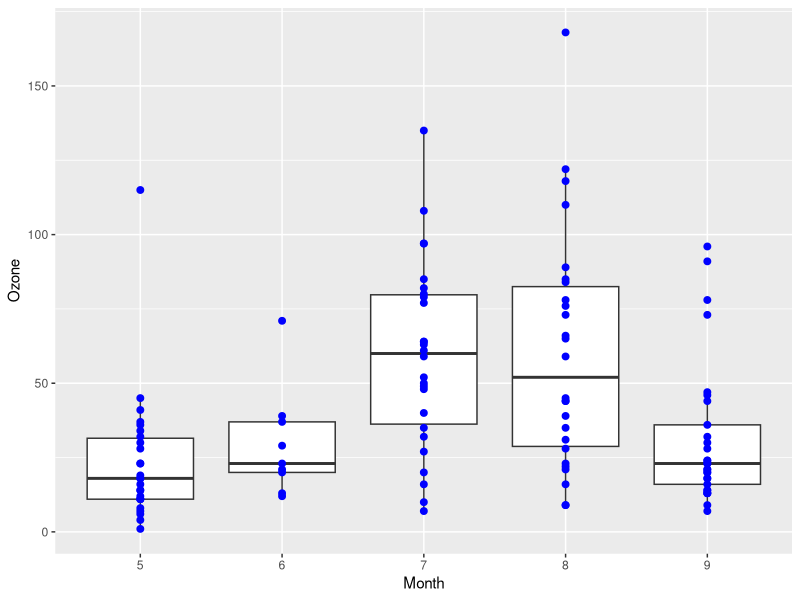

Generate this figure with R: (Note: this script raises an error after producing the figure.)
## ---- chunk 1
knitr::opts_chunk$set(echo = TRUE)
## ---- chunk 2
library(ggplot2)
g <- ggplot(data = airquality, aes(x = factor(Month),y = Ozone)) + geom_boxplot(outlier.colour = "red") + geom_point(colour="blue", size=2) + xlab("Month")
g
## ---- chunk 3
library(ggplot2)
a <- airquality %>% select(Ozone,Month) %>% group_by(Month) %>% summarise(mean(Ozone,na.rm = T))
g <- ggplot(data = a, aes(x = Month,y = `mean(Ozone, na.rm = T)`)) + geom_line() + xlab("Month")
g
## ---- chunk 4
library(ggplot2)
a <- airquality %>% select(Ozone,Month) %>% group_by(Month) %>% summarise(mean(Ozone,na.rm = T))
g <- ggplot(data = a, aes(x = as.factor(Month),fill=factor(`mean(Ozone, na.rm = T)`))) + geom_bar() + xlab("Month")
g
